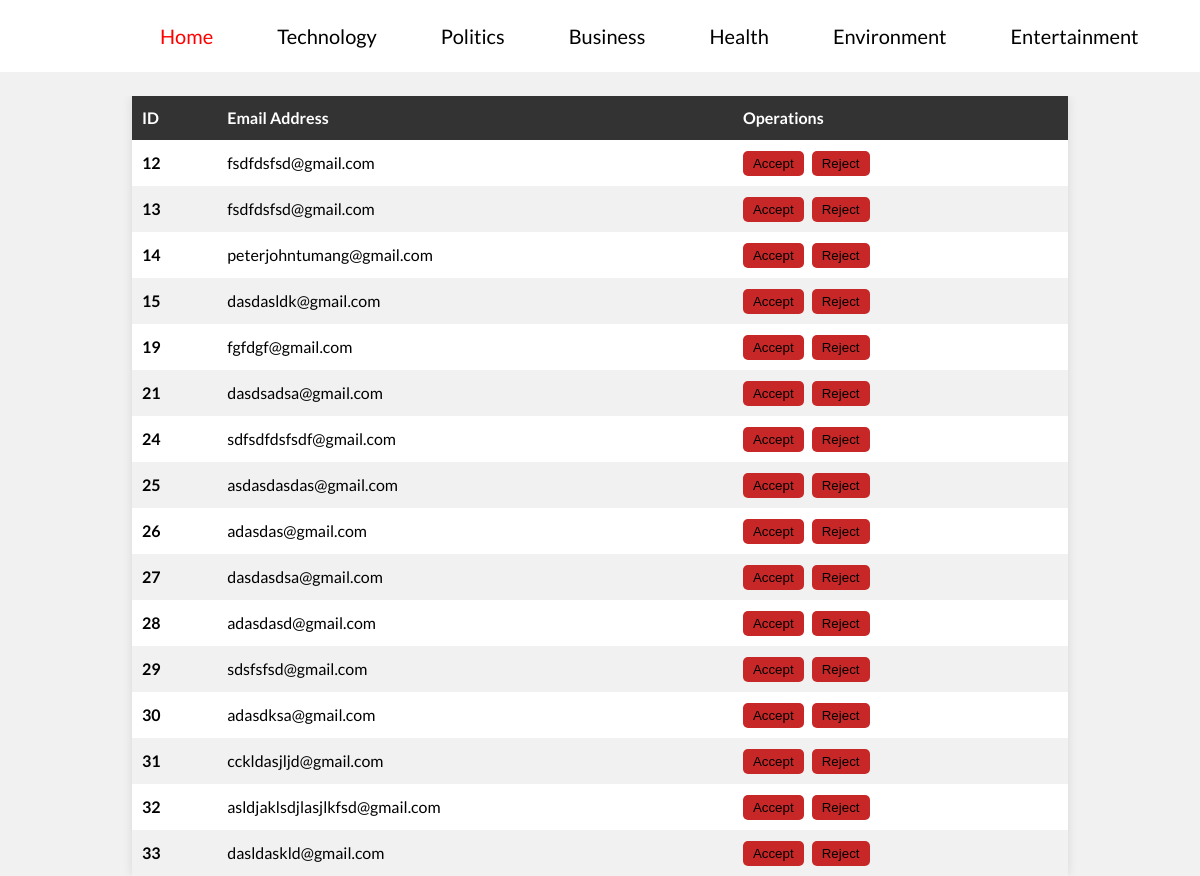
The app's page /subscription-admin.php with its own data.
### tables this page shows
CREATE TABLE `subscription` (
  `id` int(11) NOT NULL,
  `email` varchar(100) NOT NULL
);

### subscription-admin.php (the view, shortened to what this page needs)
<?php
include 'connect.php';?>
<!DOCTYPE html>
<html lang="en">
<head>
    <link rel="stylesheet" href="./CSS/style.css">
    <link rel="stylesheet" media='screen and (max-width: 768px)' href="./CSS/mobile.css">
</head>
<body>
    <nav>
        <div id="logo-img">
            <a href="#">
            </a>
        </div>
        <ul>
            <li>
                <a class="active" href="index.php">Home</a>
            </li>
            <li>
                <a href="technology-news.html">Technology</a>
            </li>
            <li>
                <a href="">Politics</a>
            </li>
            <li>
                <a href="">Business</a>
            </li>
            <li>
                <a href="">Health</a>
            </li>
            <li>
                <a href="">Environment</a>
            </li>
            <li>
                <a href="">Entertainment</a>
            </li>
            <li>
                <a href="">Sports</a>
            </li>
        </ul>
    </nav>
    <div id="searchbox">
    </div>
    <br><br><br><br>
    <div class="container container-table">
        <table class="table table-dark">
            <thead>
                <tr>
                    <th scope="col">ID</th>
                    <th scope="col">Email Address</th>
                    <th scope="col">Operations</th>
                </tr>
            </thead>
            <tbody>
                <?php
                $sql = "SELECT * FROM `subscription`";
                $result = mysqli_query($con, $sql);
                if($result){
                    while($row=mysqli_fetch_assoc($result)){
                        $id=$row['id'];
                        $email=$row['email'];
                        echo'
                        <tr>
                            <th scope="row">'.$id.'</th>
                            <td>'.$email.'</td>
                            <td>
                            <button class="btn btn-danger"><a href="subscription-approve.php?deleteid='.$id.'" class="text-light">Accept</a></button>
                            <button class="btn btn-danger"><a href="subscription-disapprove.php?deleteid='.$id.'" class="text-light">Reject</a></button>
                        </td>
                        </tr>';
                    }
                }
            ?>
            </tbody>
        </table>
    </div>
</body>
</html>

### CSS/style.css (style rules this page uses)
:root { --primary-color: #c72727; --secondary-color: #f99500; --light-color: #f1f1f1; --dark-color: #333; --max-width: 1100px; }
* { margin: 0; padding: 0; box-sizing: border-box; }
body { font-family: 'Lato', sans-serif; line-height: 1.5; background: var(--light-color); }
a { color: var(--dark-color); text-decoration: none; }
ul { list-style: none; }
.container { max-width: var(--max-width); margin: auto; padding: 0 2rem; overflow: hidden; }
.btn { display: inline-block; border: none; background: var(--dark-color); color: #fff; padding: 0.5rem 1.5rem; }
#searchbox { position: fixed; right: 0; top: 24px; width: 500px; pointer-events: none; z-index: 50; transition: 0.4s; }
nav { height: 72px; background: #ffffff; width: 100%; margin: 0; position: fixed; font-family: 'Lato', sans-serif; font-size: 20px; display: flex; justify-content: space-between; padding: 0 16px 0 0; box-sizing: border-box; z-index: 100; }
nav a { padding: 0 32px; color: #000000; transition: 0.4s; }
nav ul { display: flex; list-style: none; justify-content: space-around; align-items: center; height: 100%; margin: 0; }
.active { color: red; }
#logo-img { display:grid; height:auto; padding: 0 32px; align-items: center; color: white; transition: 0.4s; }
.container-table { margin: 0 auto; max-width: 1000px; }
.container-table .table { width: 100%; border-collapse: collapse; background-color: #fff; box-shadow: 0 0 10px rgba(0, 0, 0, 0.1); }
.container-table .table th, .container-table .table td { padding: 10px; text-align: left; }
.container-table .table thead th { background-color: #333; color: #fff; }
.container-table .table tbody tr:nth-child(even) { background-color: #f1f1f1; }
.container-table .table td:last-child { white-space: nowrap; }
.container-table .table td button { background-color: #c72727; color: #fff; border: none; border-radius: 5px; padding: 5px 10px; text-decoration: none; margin-right: 5px; }
.container-table .text-light { color: #000000; }

### records on screen
subscription: id "12", email "fsdfdsfsd@gmail.com"
subscription: id "13", email "fsdfdsfsd@gmail.com"
subscription: id "14", email "peterjohntumang@gmail.com"
subscription: id "15", email "dasdasldk@gmail.com"
subscription: id "19", email "fgfdgf@gmail.com"
subscription: id "21", email "dasdsadsa@gmail.com"
subscription: id "24", email "sdfsdfdsfsdf@gmail.com"
subscription: id "25", email "asdasdasdas@gmail.com"
subscription: id "26", email "adasdas@gmail.com"
subscription: id "27", email "dasdasdsa@gmail.com"
subscription: id "28", email "adasdasd@gmail.com"
subscription: id "29", email "sdsfsfsd@gmail.com"
subscription: id "30", email "adasdksa@gmail.com"
subscription: id "31", email "cckldasjljd@gmail.com"
subscription: id "32", email "asldjaklsdjlasjlkfsd@gmail.com"
subscription: id "33", email "dasldaskld@gmail.com"
